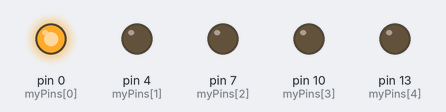
Recording of a sketch running on a simulated Arduino Uno, built with avr-gcc and run on an emulated ATmega328P. Shown: output pins drawn as LEDs (lit = HIGH).

Above: at 0.2 s.
At 0.7 s:
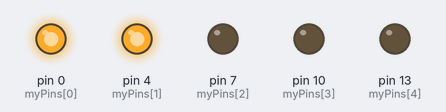
At 1.2 s:
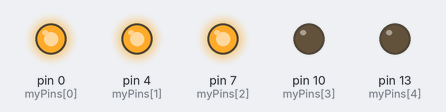
At 2.5 s:
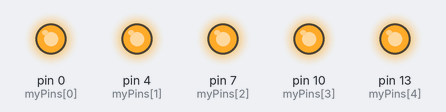
At 4.2 s:
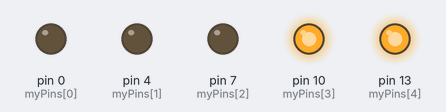
At 5.5 s:
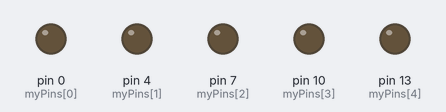
Timing chart, 0 to 7.8 s (numbered marks = the images above):
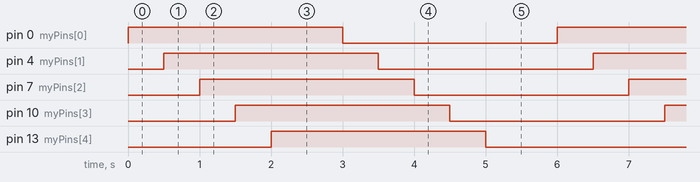

Measured:
- by itself, pin 0 (myPins[0]), pin 4 (myPins[1]), pin 7 (myPins[2]), pin 10 (myPins[3]), pin 13 (myPins[4]): alternates HIGH for 3.0 s and LOW for 3.0 s
- by itself, everything shown: repeats every 6.0 s, in 10 steps

The sketch:

BlinkingLight.ino.ino
```cpp
// myPins is an array of pin numbers
int myPins[] = {0, 4, 7, 10, 13};

// The amount of time that the LEDs will delay turning on and off
int delayTime = 500;

void setup()
{
 // Need to set the pin modes to OUTPUT
 // If you don't do this, the lights will show up as dim

   setPinModeAll();

}


void loop()
{
 // Pins on accepts the following three boolean parameters
 // bool isOn, bool isDelayed, bool isDelayedAfter
 // See description below for more information

  pinsOn(true, true, true);

 // delay(delayTime);

  pinsOn(false, true, true);

//  delay(delayTime);


}

// The function setPinModeAll() sets the pin mode of all LEDs in the array myPins
void setPinModeAll()
{
  for(int i = 0; i < 5; i++)
  {

     pinMode(myPins[i], OUTPUT);

  }

}

// The function pinsOn() accepts two boolean parameters isOn and isDelayed
// When isOn is true, the pins will turn on
// When isOn is false, the pins will turn off

// Currently there are two ways to delay the LED pins
// One way is to delay the lights DURING the loop
// This will result in a delay between each pin becoming activated
// The other way is to delay the lights AFTER the loop

// The state of isDelayed will determine if the pin delay is turned on
// If false, there will be no delay and pins will light up immediately after each other
// This will result in a synchrornized on or off pattern


void pinsOn(bool isOn, bool isDelayed, bool isDelayedAfter)
{
  for(int i = 0; i < 5; i++)
  {
    // Format is:  digitalWrite( Pin Number , HIGH or LOW )

    // HIGH turns the LED on
    // LOW turns the LED off

     digitalWrite(myPins[i], isOn);

     if(isDelayed)
     {
           delay(delayTime);
     }

  }

  if(isDelayedAfter)
  {
    delay(delayTime);
  }
}
```
